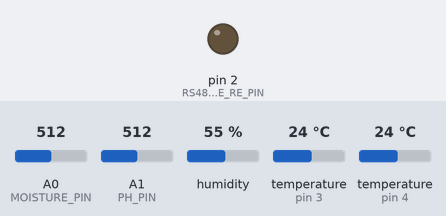
A sketch run on a simulated Arduino Leonardo, built with avr-gcc and run on an emulated ATmega32U4. Shown: output pins drawn as LEDs (lit = HIGH). Inputs (shaded band) come from the test bench; at power-on: A0 (MOISTURE_PIN) = 512, A1 (PH_PIN) = 512, humidity 55 %, temperature (sensors on pin 3, pin 4) 24 °C. What the sketch prints to the serial monitor is not drawn.

Above: at 2.4 s.
Timing chart, 0 to 42.8 s (numbered marks = the images above):
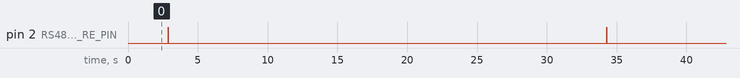

Measured:
- by itself, pin 2 (RS485_DE_RE_PIN): alternates HIGH for 0.01 s and LOW for 31.4 s

The sketch:

soil_sensor.ino
```cpp
/**
 * Soil Microbiome Sensor — Arduino Sketch
 * =========================================
 *
 * WIRING DIAGRAM:
 * ────────────────────────────────────────────────────────────────
 *  SENSOR               ARDUINO PIN       NOTES
 * ────────────────────────────────────────────────────────────────
 *  Capacitive Moisture  A0                Analog read 0-1023
 *  DS18B20 Temp         Pin 4             4.7kΩ pullup to 5V required
 *  pH Sensor Module     A1                Analog read, voltage-mapped
 *  NPK Sensor (RS485)   Serial1 (Tx=18,Rx=19) + Pin 2 (DE/RE)
 *  DHT22 Humidity       Pin 3             Digital, pull-up required
 * ────────────────────────────────────────────────────────────────
 *
 *  POWER:
 *    Moisture sensor VCC -> 3.3V or 5V
 *    DS18B20 VCC -> 5V, GND -> GND
 *    pH module VCC -> 5V, GND -> GND, PO -> A1
 *    RS485 module VCC -> 5V, DI -> Serial1 TX, RO -> Serial1 RX
 *    DHT22 VCC -> 5V, DATA -> Pin 3 (with 10kΩ pullup to 5V)
 *
 * REQUIRED LIBRARIES (install via Library Manager):
 *   - OneWire (by Jim Studt et al.)
 *   - DallasTemperature (by Miles Burton)
 *   - DHT sensor library (by Adafruit)
 *   - ArduinoJson (by Benoit Blanchon)
 *
 * Serial output at 9600 baud — JSON every 30 seconds.
 */

#include <OneWire.h>
#include <DallasTemperature.h>
#include <DHT.h>
#include <ArduinoJson.h>

// ── Pin Definitions ──────────────────────────────────────────────
#define MOISTURE_PIN        A0
#define PH_PIN              A1
#define TEMP_PIN            4
#define DHT_PIN             3
#define RS485_DE_RE_PIN     2

// ── Calibration Constants ─────────────────────────────────────────
// Moisture: dry and wet raw ADC values (calibrate with your sensor)
#define MOISTURE_DRY_VALUE  850    // ADC value in completely dry soil
#define MOISTURE_WET_VALUE  380    // ADC value in fully saturated soil

// pH calibration: measure actual ADC values at pH 4.0 and pH 7.0 buffer
#define PH_VOLTAGE_AT_4     3.04f  // Volts at pH 4.0 (e.g. 623/1023 * 5.0)
#define PH_VOLTAGE_AT_7     2.51f  // Volts at pH 7.0

// ── Device ID ─────────────────────────────────────────────────────
#define DEVICE_SERIAL "ARD-001"

// ── Object Initialization ─────────────────────────────────────────
OneWire oneWire(TEMP_PIN);
DallasTemperature ds18b20(&oneWire);
DHT dht(DHT_PIN, DHT22);

// RS485 Modbus RTU command for NPK sensor (standard Renke RS485 NPK sensor)
// Command: Read holding registers 0x0000 (N), 0x0001 (P), 0x0002 (K)
const byte NPK_CMD[] = {0x01, 0x03, 0x00, 0x00, 0x00, 0x03, 0x05, 0xCB};
const int  NPK_CMD_LEN = 8;

// ── readMoisture ──────────────────────────────────────────────────
float readMoisture() {
    int raw = analogRead(MOISTURE_PIN);
    // Map: higher ADC = drier soil -> lower moisture %
    float moisture = map(raw, MOISTURE_DRY_VALUE, MOISTURE_WET_VALUE, 0, 100);
    return constrain(moisture, 0.0f, 100.0f);
}

// ── readTemperature ───────────────────────────────────────────────
float readTemperature() {
    ds18b20.requestTemperatures();
    float tempC = ds18b20.getTempCByIndex(0);
    if (tempC == DEVICE_DISCONNECTED_C) {
        Serial.println(F("Warning: DS18B20 not detected"));
        return -99.0f;
    }
    return tempC;
}

// ── readPH ────────────────────────────────────────────────────────
float readPH() {
    // Average 10 samples for stability
    long sum = 0;
    for (int i = 0; i < 10; i++) {
        sum += analogRead(PH_PIN);
        delay(10);
    }
    float avgAdc = sum / 10.0f;
    float voltage = avgAdc * (5.0f / 1023.0f);

    // Linear interpolation between pH 4 and pH 7 calibration points
    // pH = 4 + (voltage - V_at_4) * (7 - 4) / (V_at_7 - V_at_4)
    float ph = 4.0f + (voltage - PH_VOLTAGE_AT_4) * (3.0f / (PH_VOLTAGE_AT_7 - PH_VOLTAGE_AT_4));
    return constrain(ph, 0.0f, 14.0f);
}

// ── readNPK ───────────────────────────────────────────────────────
struct NPKReading { int nitrogen; int phosphorus; int potassium; bool valid; };

NPKReading readNPK() {
    NPKReading result = {0, 0, 0, false};

    // Enable RS485 transmit mode
    digitalWrite(RS485_DE_RE_PIN, HIGH);
    delay(1);

    // Send Modbus RTU command
    Serial1.write(NPK_CMD, NPK_CMD_LEN);
    Serial1.flush();

    // Switch to receive mode
    digitalWrite(RS485_DE_RE_PIN, LOW);

    // Wait for response (9 bytes expected: addr + func + len + 6 data + CRC)
    unsigned long start = millis();
    while (Serial1.available() < 9 && millis() - start < 500) {
        delay(10);
    }

    if (Serial1.available() >= 9) {
        byte buf[9];
        for (int i = 0; i < 9; i++) {
            buf[i] = Serial1.read();
        }
        // Parse response: bytes 3-4 = N, 5-6 = P, 7-8 = K (in mg/kg = ppm)
        result.nitrogen   = (buf[3] << 8) | buf[4];
        result.phosphorus = (buf[5] << 8) | buf[6];
        result.potassium  = (buf[7] << 8) | buf[8];
        result.valid = true;
    } else {
        Serial.println(F("Warning: NPK sensor response timeout"));
    }
    // Flush remaining bytes
    while (Serial1.available()) Serial1.read();

    return result;
}

// ── readDHT ───────────────────────────────────────────────────────
struct DHTReading { float temperature; float humidity; bool valid; };

DHTReading readDHT() {
    DHTReading result = {0, 0, false};
    float h = dht.readHumidity();
    float t = dht.readTemperature();
    if (!isnan(h) && !isnan(t)) {
        result.temperature = t;
        result.humidity = h;
        result.valid = true;
    } else {
        Serial.println(F("Warning: DHT22 read failed"));
    }
    return result;
}

// ── buildJSON ─────────────────────────────────────────────────────
String buildJSON(float moisture, float soilTemp, float ph,
                 int N, int P, int K, float ambTemp, float humidity) {
    StaticJsonDocument<512> doc;
    doc["deviceSerial"]      = DEVICE_SERIAL;
    doc["soilMoisture"]      = round(moisture * 10) / 10.0f;
    doc["soilTemperature"]   = round(soilTemp * 10) / 10.0f;
    doc["soilPh"]            = round(ph * 100) / 100.0f;
    doc["nitrogenPpm"]       = N;
    doc["phosphorusPpm"]     = P;
    doc["potassiumPpm"]      = K;
    doc["ambientTemperature"]= round(ambTemp * 10) / 10.0f;
    doc["humidity"]          = round(humidity * 10) / 10.0f;
    doc["timestamp"]         = millis() / 1000;  // seconds since boot

    String json;
    serializeJson(doc, json);
    return json;
}

// ── Setup ─────────────────────────────────────────────────────────
void setup() {
    Serial.begin(9600);
    Serial1.begin(9600);  // RS485 NPK sensor
    pinMode(RS485_DE_RE_PIN, OUTPUT);
    digitalWrite(RS485_DE_RE_PIN, LOW);

    ds18b20.begin();
    dht.begin();

    delay(2000);  // Allow sensors to stabilize
    Serial.println(F("Soil Microbiome Sensor Ready — " DEVICE_SERIAL));
    Serial.println(F("Sending JSON readings every 30 seconds..."));
}

// ── Main Loop ─────────────────────────────────────────────────────
void loop() {
    float moisture = readMoisture();
    float soilTemp = readTemperature();
    float ph       = readPH();
    NPKReading npk = readNPK();
    DHTReading dht_data = readDHT();

    // Use fallbacks if sensors failed
    int N = npk.valid ? npk.nitrogen   : 0;
    int P = npk.valid ? npk.phosphorus : 0;
    int K = npk.valid ? npk.potassium  : 0;
    float ambTemp = dht_data.valid ? dht_data.temperature : 25.0f;
    float humidity = dht_data.valid ? dht_data.humidity  : 60.0f;

    String json = buildJSON(moisture, soilTemp, ph, N, P, K, ambTemp, humidity);
    Serial.println(json);

    delay(30000);  // 30 seconds between readings
}
```
